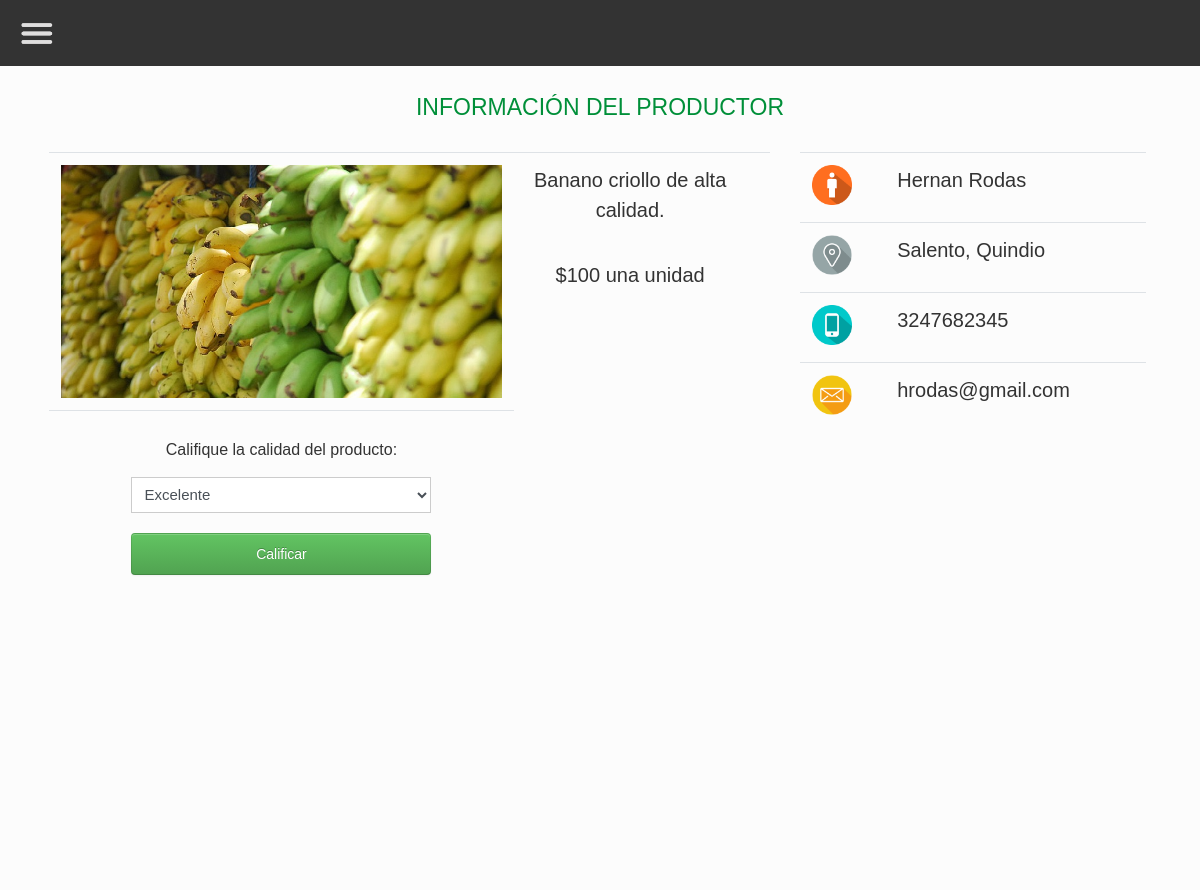
The page /info_productor.php?id_producto=47 (signed in) on the database its author committed.
### tables this page shows
CREATE TABLE `productos` (
  `id_producto` bigint(20) NOT NULL,
  `nombre` varchar(50) NOT NULL,
  `precio` int(30) NOT NULL,
  `unidad` varchar(20) NOT NULL,
  `descripcion` varchar(300) NOT NULL,
  `foto` varchar(100) NOT NULL,
  `id_productor` bigint(11) NOT NULL,
  `visible` char(1) NOT NULL
);

CREATE TABLE `productores` (
  `id_productor` bigint(11) NOT NULL,
  `nombre_p` varchar(30) NOT NULL,
  `apellido` varchar(30) NOT NULL,
  `ubicacion` varchar(40) NOT NULL,
  `telefono` bigint(20) NOT NULL,
  `correo` varchar(30) NOT NULL,
  `visible` char(1) NOT NULL
);

### info_productor.php (the view, shortened to what this page needs)
<?php
include("datos_conexion2.php");
include('header.php');
include('menu_usuario.php');
?>
<main class = "container p-4">
    <h1 align = "center">Información del productor</h1>
    <br>
    <div class = "row">
        <div class = "col-md-8">
            <table class = "table">
                <tbody>
                    <?php
                    $id_producto = $_GET['id_producto'];
                    $query = "SELECT * FROM productos WHERE id_producto = $id_producto";
                    $result_tasks = mysqli_query($conn,$query);
                    while($row = mysqli_fetch_assoc($result_tasks)) {
                        if($row['visible'] == 'T'){ ?>
                            <tr>
                                <td><img width = 500px src = "<?php echo $row['foto'];?>"></td>
                                <td><p style = "font-size: 20px"><?php echo $row['descripcion'];?></p><br>
                                <p style = "font-size: 20px">$<?php echo $row['precio'];?> <?php echo $row['unidad']; ?></p></td>
                                <td></td>
                            </tr>
                            <tr>
                                <td>
                                    <form method = "POST">
                                        <div>
                                            <p>Califique la calidad del producto: </p>
                                            <select class="form-control" name = "estrellas">
                                                <option value = "5">Excelente</option>
                                            </select>
                                            <br>
                                            <input type = "submit" onclick = "mensaje();" name = "calificar" class = "btn btn-success btn-block" value = "Calificar">
                                        </div>
                                    </form>
                                </td>
                            </tr>
                        <?php }
                    }?>
                </tbody>
            </table>
        </div>
        <div class = "col-md-4">
            <table class = "table">
                <tbody>
                    <?php
                    $id_producto = $_GET['id_producto'];
                    $query = "SELECT * FROM productos INNER JOIN productores ON
                                productos.id_productor = productores.id_productor WHERE id_producto = $id_producto";
                    $result_tasks = mysqli_query($conn,$query);
                    while($row = mysqli_fetch_assoc($result_tasks)) {
                    if($row['visible'] == 'T'){ ?>
                        <tr>
                            <td><img width = 40px height = auto src = "img/usuario.png"></td>
                            <td>
                                <p style = "font-size: 20px; text-align: left">
                                <?php
                                    echo $row['nombre_p'];
                                    echo $row['apellido'];
                                ?>
                                </p>
                            </td>
                        </tr>
                        <tr>
                            <td><img width = 40px height = auto src = "img/ubicacion.png"></td>
                            <td>
                                <p style = "font-size: 20px; text-align: left"><?php echo $row['ubicacion'];?></p>
                            </td>
                        </tr>
                        <tr>
                            <td><img width = 40px height = auto src = "img/telefono.png"></td>
                            <td>
                                <p style = "font-size: 20px; text-align: left"><?php echo $row['telefono'];?></p>
                            </td>
                        </tr>
                        <tr>
                            <td><img width = 40px height = auto src = "img/correo.png"></td>
                            <td>
                                <p style = "font-size: 20px; text-align: left"><?php echo $row['correo'];?></p>
                            </td>
                        </tr>
                    <?php }
                    }?>
                </tbody>
            </table>
        </div>
    </div>
</main>

### css/style.css (style rules this page uses)
h1 { color:#008f39; font-family: 'Gill Sans', 'Gill Sans MT', Calibri, 'Trebuchet MS', sans-serif; font-size: 50px; }
p { color: black; text-align: center; font-family: 'Gill Sans', 'Gill Sans MT', Calibri, 'Trebuchet MS', sans-serif; font-size: 16px; }
input { font-family: 'Gill Sans', 'Gill Sans MT', Calibri, 'Trebuchet MS', sans-serif; font-size: 20px; }
select { font-family: 'Gill Sans', 'Gill Sans MT', Calibri, 'Trebuchet MS', sans-serif; font-size: 20px; }

### css/style3.css (style rules this page uses)
* { margin: 0; padding: 0; box-sizing: border-box; }
form { position: relative; margin: 15px auto 0 auto; text-align: center; height: 400px; width: 300px; }
input { width: 270px; height: 42px; margin-top: 25px; padding: 0 15px; background: #2d2d2d; background: rgba(45,45,45,.15); -moz-border-radius: 6px; -webkit-border-radius: 6px; border-radius: 6px; border: 1px solid #3d3d3d; border: 1px solid rgba(255,255,255,.15); -moz-box-shadow: 0 2px 3px 0 rgba(0,0,0,.1) inset; -webkit-box-shadow: 0 2px 3px 0 rgba(0,0,0,.1) inset; box-shadow: 0 2px 3px 0 rgba(0,0,0,.1) inset; font-size: 20px; color: #000; }

### css/example2.css (style rules this page uses)
.container { margin: 0 auto }
@media (min-width: 1200px) { .container { width: 1170px } }

### rows shown on the page
productos: foto (picture), descripcion "Banano criollo de alta calidad.", precio "100", unidad "una unidad", id_productor.nombre_p "Hernan", id_productor.apellido "Rodas", id_productor.ubicacion "Salento, Quindio", id_productor.telefono "3247682345", id_productor.correo "hrodas@gmail.com"
